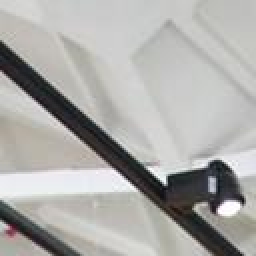
#> input picture repository/resources/received_images/1.jpg, 128 x 128 px (shown 2 times larger)
$ python -i robust_hashing.py   (imports and definitions only)
#> lines starting #> are read from the running program, lines starting #| are printed output that depends on the picture
### my_modules/pca.py
import numpy as np


def my_pca(vectors: np.array, k: int) -> np.array:
    # Вычисляем среднее по векторам
    mean = np.mean(vectors, axis=0)
    # Центрирование данных (sum(Xi)=0)
    centered_data = vectors - mean
    # Вычисление ковариационной матрицы
    covariance_matrix = np.cov(centered_data, rowvar=False)
    # Вычисление собственных значений и собственных векторов ковариационной матрицы
    eigenvalues, eigenvectors = np.linalg.eig(covariance_matrix)
    del covariance_matrix
    # Сортировка собственных векторов в порядке убывания собственных значений
    indices = np.argsort(eigenvalues)[::-1]
    sorted_eigenvalues, sorted_eigenvectors = eigenvalues[indices], eigenvectors[:, indices]

    # Выбор первых k собственных векторов
    selected_eigenvectors = sorted_eigenvectors[:, :k]

    # Преобразование данных в новое пространство признаков
    X_reduced = np.dot(centered_data, selected_eigenvectors)
    # Обратное преобразование данных в исходное пространство признаков
    X_recovered = np.dot(X_reduced, selected_eigenvectors.T) + mean
    return X_recovered

### my_modules/dct.py
import numpy as np


def my_dct(gray_mat: np.uint8) -> np.array:
    """ Двумерное дискретное косинусное преобразование """
    assert gray_mat.shape == (8, 8)
    # assert gray_mat.dtype == np.uint8
    # Создаем матрицу коэффициентов
    coeffs = np.zeros((8, 8))
    for i in range(8):
        for j in range(8):
            if i == 0:
                coeffs[i, j] = 1 / np.sqrt(8)
            else:
                coeffs[i, j] = np.sqrt(2 / 8) * np.cos((np.pi * (2 * j + 1) * i) / 16)

    # Вычисляем DCT для блока
    dct_block = np.dot(np.dot(coeffs, gray_mat), coeffs.T)
    return dct_block


# [13 lines left out: function my_idct, not called in this run]

### my_modules/robust_hashing.py
from PIL import Image
import numpy as np
from my_modules.pca import my_pca
from my_modules.dct import my_dct, my_idct


def improved_phash(image: Image) -> np.uint16:
    # Преобразуем в оттенки серого
    img = np.asarray(image.convert('L'), dtype=np.uint8).copy()

    height, width = img.shape[0: 2]

    # Разбиение на блоки размером 8x8
    blocks = []
    for i in range(0, height - 7, 8):
        for j in range(0, width - 7, 8):
            block = img[i: i + 8, j: j + 8]
            blocks.append(block)
    vectors = np.asarray(blocks, dtype=np.uint8).reshape(-1, 64)
    del blocks

    # Ухудшаем качество перед вычислением pHash
    k = len(vectors) // 2
    reconstructed = np.asarray(my_pca(vectors, k), dtype=np.complex64).real.astype(np.uint8).reshape(-1, 8, 8)

    # Восстановленное изображение
    reconstructed_image = np.zeros(img.shape, dtype=np.uint8)
    count = 0
    for i in range(0, height - 7, 8):
        for j in range(0, width - 7, 8):
            reconstructed_image[i: i + 8, j: j + 8] = reconstructed[count, :, :]
            count += 1
    # Масштабируем полученное изображение до (8, 8) для вычисления pHash
    reconstructed_image = np.asarray(Image.fromarray(reconstructed_image).convert('L').resize((8, 8)), dtype=np.uint8)

    # Вычисление pHash
    dct = my_dct(reconstructed_image)

    # Вычисление медианы
    median = np.median(dct)

    # Вычисление больше или равно
    flags = [np.median(dct[i: i + 2, j: j + 2]) >= median for i in range(0, 8, 2) for j in range(0, 8, 2)]

    # Вычисление pHash
    h = np.uint16(np.sum(np.power(2, np.arange(16)[flags])))
    return h

>>> from PIL import Image
>>> picture = Image.open('../repository/resources/received_images/1.jpg')
#> picture is the input picture: PIL image 128x128 RGB; mean R, G, B 172.5, 171.8, 169.2
>>> result = improved_phash(picture)
#> after the loop in improved_phash, `for i in range(0, height - 7, 8):`: blocks = 256 items
#> in improved_phash, `vectors = np.asarray(blocks, dtype=np.uint8).reshape(-1, 64)`:
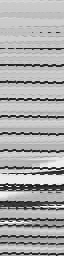
#> vectors: shape (256, 64); min 10, max 255, mean 171.7
#> in improved_phash, `k = len(vectors) // 2`: k = 128
#> in my_pca, `mean = np.mean(vectors, axis=0)`: mean = 64 values, max 175.1 at index 7, min 169.9 at index 40, mean 171.7
#> in my_pca, `covariance_matrix = np.cov(centered_data, rowvar=False)`:
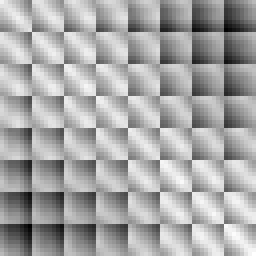
#> covariance_matrix: shape (64, 64) float64 (shown 4 times larger); min 466.7, max 3341.2, mean 2354.8; drawn with min black and max white
#> in my_pca, `eigenvalues, eigenvectors = np.linalg.eig(covariance_matrix)`:
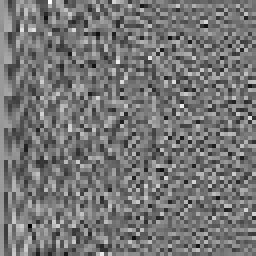
#> eigenvectors: shape (64, 64) float64 (shown 4 times larger); min -0.414, max 0.487, mean 0.00217; drawn with min black and max white
#> in my_pca, `eigenvalues, eigenvectors = np.linalg.eig(covariance_matrix)`: eigenvalues = 64 values, max 151759 at index 0, min 0.0299 at index 52, mean 3126.5
#> in my_pca, `indices = np.argsort(eigenvalues)[::-1]`: indices = 64 values, max 63 at index 58, min 0 at index 0, mean 31.5
#> in my_pca, `sorted_eigenvalues, sorted_eigenvectors = eigenvalues[indices], eigenv..`:
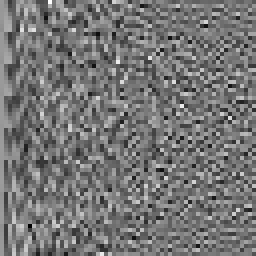
#> sorted_eigenvectors: shape (64, 64) float64 (shown 4 times larger); min -0.414, max 0.487, mean 0.00217; drawn with min black and max white
#> in my_pca, `sorted_eigenvalues, sorted_eigenvectors = eigenvalues[indices], eigenv..`: sorted_eigenvalues = 64 values, max 151759 at index 0, min 0.0299 at index 63, mean 3126.5
#> in my_pca, `X_reduced = np.dot(centered_data, selected_eigenvectors)`:
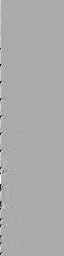
#> X_reduced: shape (256, 64) float64; min -1075.4, max 526, mean 0; drawn with min black and max white
#> after the loop in improved_phash, `for i in range(0, height - 7, 8):`: count = 256
#> in improved_phash, `median = np.median(dct)`: median = -2.56
#> in improved_phash, `flags = [np.median(dct[i: i + 2, j: j + 2]) >= median for i in range(0..`: flags = [True, False, True, True, True, False, False, False, True, True, True, True, False, False, False, True]
#> in improved_phash, `h = np.uint16(np.sum(np.power(2, np.arange(16)[flags])))`: h = 36637
#> result = 36637

$ run again, on repository/resources/received_images/1626938042_11-almode_ru-p-osveshchenie-v-chastnom-dome-11.jpg
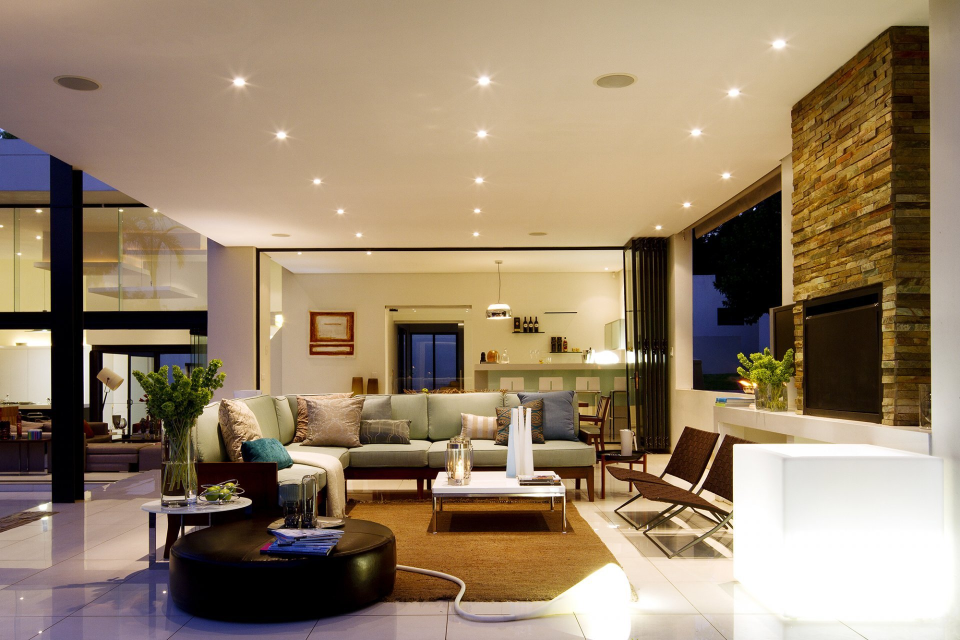
#> input picture repository/resources/received_images/1626938042_11-almode_ru-p-osveshchenie-v-chastnom-dome-11.jpg, 1920 x 1280 px (shown at 1/2 size)
#> picture is the input picture: PIL image 1920x1280 RGB; mean R, G, B 151.5, 131.8, 107.5
#> in improved_phash, `img = np.asarray(image.convert('L'), dtype=np.uint8).copy()`:
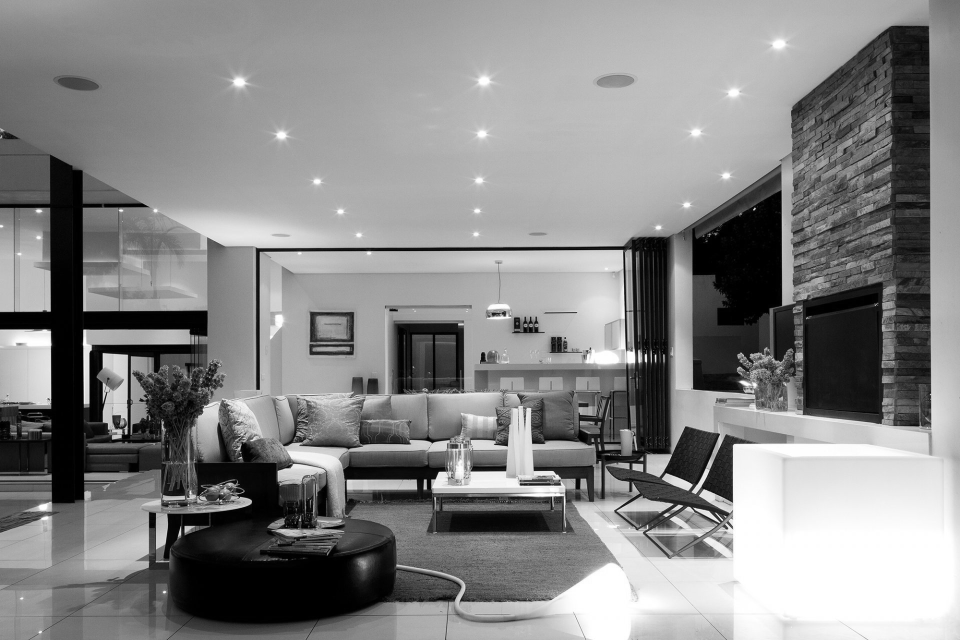
#> img: shape (1280, 1920) (shown at 1/2 size); min 0, max 255, mean 134.9
#> after the loop in improved_phash, `for i in range(0, height - 7, 8):`: blocks = 38400 items
#> k = 19200
#> mean = 64 values, max 135.4 at index 47, min 134.5 at index 10, mean 134.9
#> eigenvalues = 64 values, max 306727.9 at index 0, min 0.107 at index 52, mean 5096.6
#> indices = 64 values, max 63 at index 55, min 0 at index 0, mean 31.5
#> in my_pca, `sorted_eigenvalues, sorted_eigenvectors = eigenvalues[indices], eigenv..`:
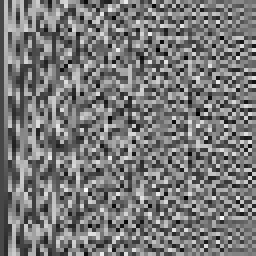
#> sorted_eigenvectors: shape (64, 64) float64 (shown 4 times larger); min -0.3, max 0.33, mean -0.00193; drawn with min black and max white
#> sorted_eigenvalues = 64 values, max 306727.9 at index 0, min 0.107 at index 63, mean 5096.6
#> after the loop in improved_phash, `for i in range(0, height - 7, 8):`: count = 38400
#> median = -3.53
#> flags = [True, False, False, True, False, True, True, False, True, True, True, True, True, True, False, True]
#> h = 49001
